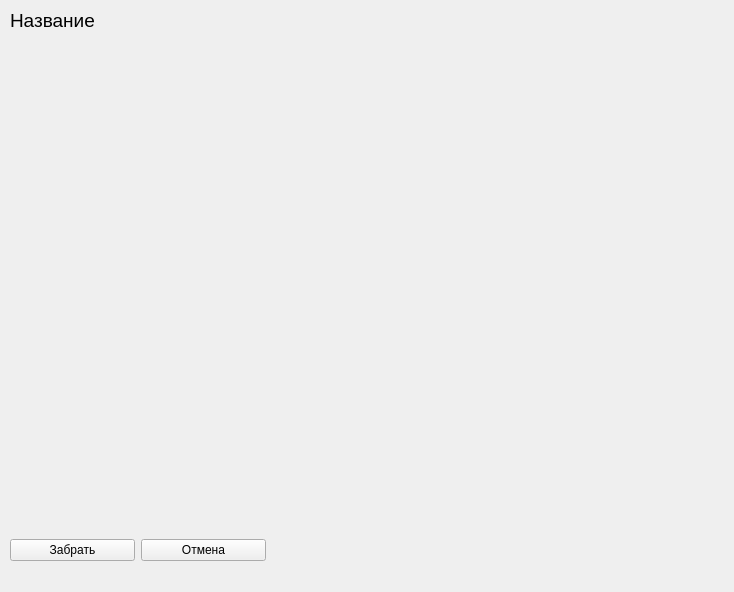
<?xml version="1.0" encoding="UTF-8"?>
<ui version="4.0">
 <class>MainWindow</class>
 <widget class="QMainWindow" name="MainWindow">
  <property name="geometry">
   <rect>
    <x>0</x>
    <y>0</y>
    <width>734</width>
    <height>592</height>
   </rect>
  </property>
  <property name="windowTitle">
   <string>Просмотр записи</string>
  </property>
  <widget class="QWidget" name="centralwidget">
   <widget class="QLabel" name="label">
    <property name="geometry">
     <rect>
      <x>10</x>
      <y>10</y>
      <width>121</width>
      <height>21</height>
     </rect>
    </property>
    <property name="font">
     <font>
      <pointsize>14</pointsize>
     </font>
    </property>
    <property name="text">
     <string>Название</string>
    </property>
   </widget>
   <widget class="QLabel" name="label_2">
    <property name="geometry">
     <rect>
      <x>10</x>
      <y>50</y>
      <width>700</width>
      <height>450</height>
     </rect>
    </property>
    <property name="text">
     <string/>
    </property>
   </widget>
   <widget class="QWidget" name="horizontalLayoutWidget">
    <property name="geometry">
     <rect>
      <x>10</x>
      <y>520</y>
      <width>256</width>
      <height>61</height>
     </rect>
    </property>
    <layout class="QHBoxLayout" name="horizontalLayout">
     <item>
      <widget class="QPushButton" name="pushButton">
       <property name="text">
        <string>Забрать</string>
       </property>
      </widget>
     </item>
     <item>
      <widget class="QPushButton" name="pushButton_2">
       <property name="text">
        <string>Отмена</string>
       </property>
      </widget>
     </item>
    </layout>
   </widget>
  </widget>
 </widget>
 <resources/>
 <connections/>
</ui>
